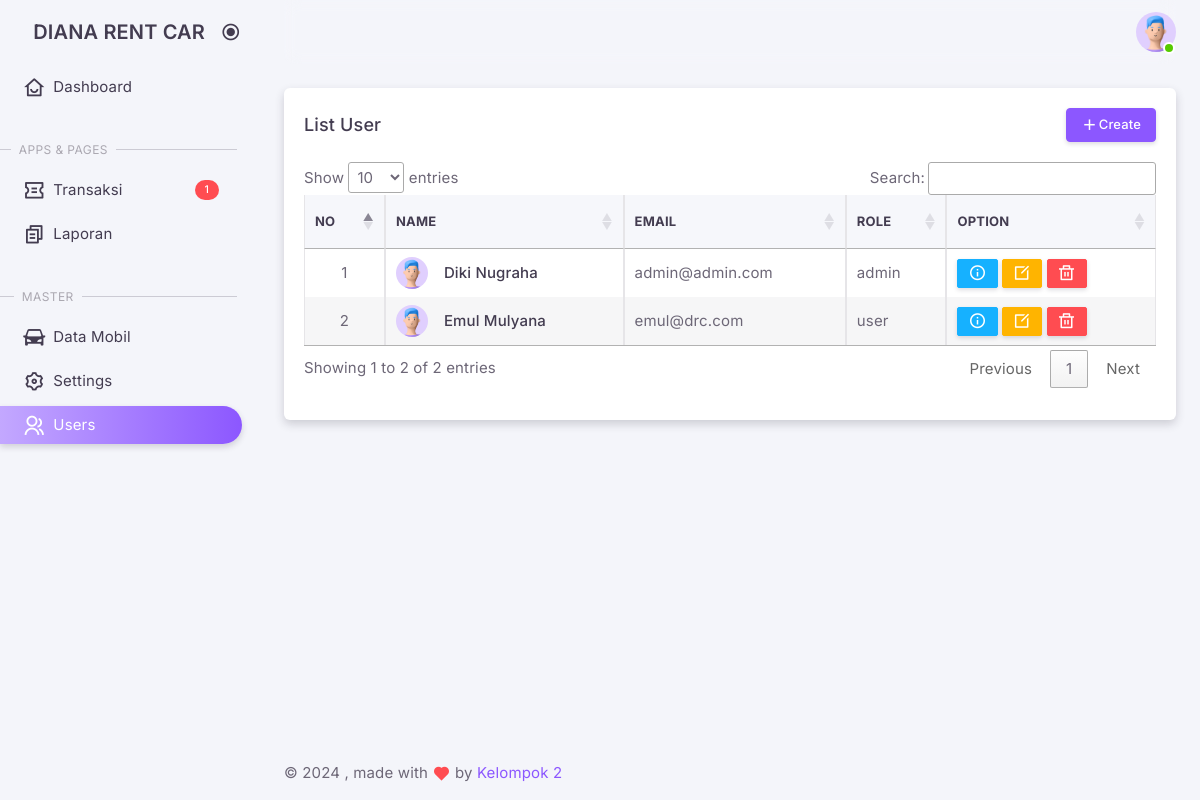
The page /admin/?views=user_list (signed in) on the database as committed earlier.
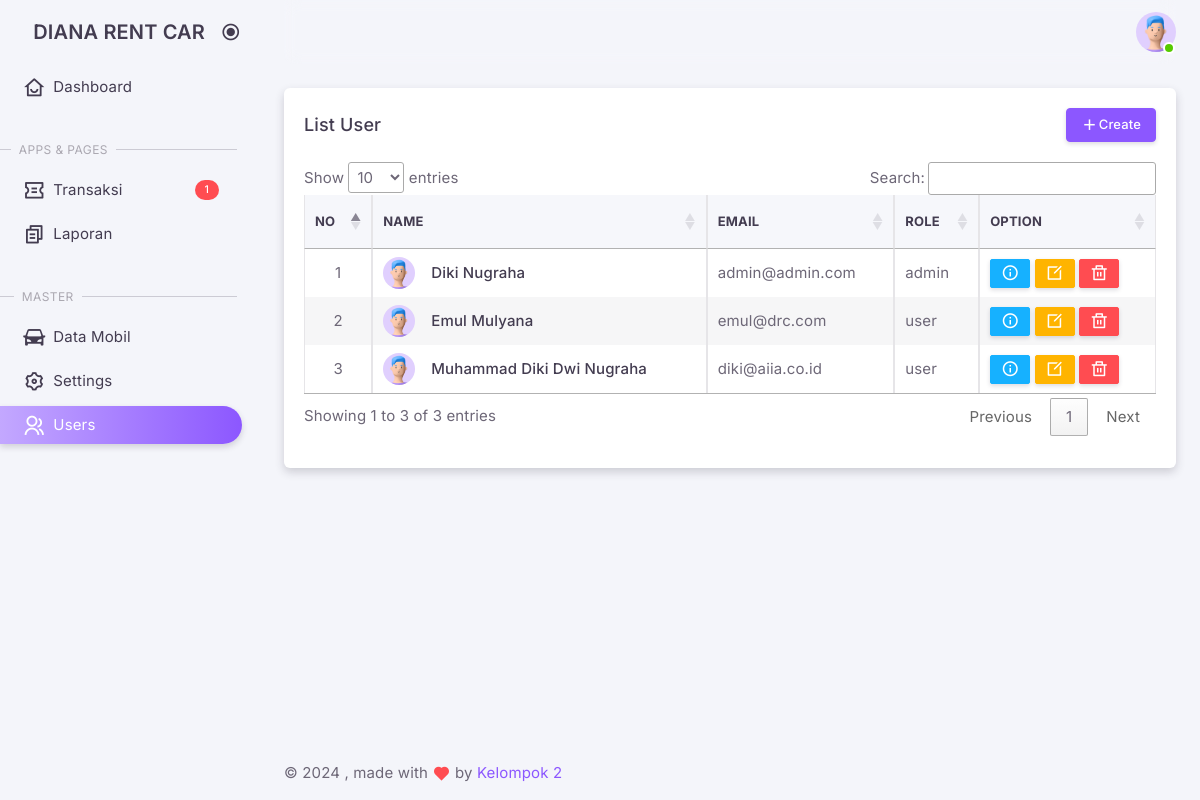
The same page on the database as committed later.
### tables this page shows
CREATE TABLE IF NOT EXISTS `users` (
  `id` int NOT NULL AUTO_INCREMENT,
  `uuid` varchar(40) NOT NULL,
  `name` varchar(100) NOT NULL,
  `email` varchar(100) NOT NULL,
  `phone_number` varchar(15) DEFAULT NULL,
  `role` enum('admin','driver','user') NOT NULL DEFAULT 'user',
  `password` varchar(255) NOT NULL,
  `code` varchar(50) DEFAULT NULL,
  `is_verified` int DEFAULT NULL,
  `created_at` timestamp NULL DEFAULT CURRENT_TIMESTAMP,
  `updated_at` timestamp NULL DEFAULT CURRENT_TIMESTAMP ON UPDATE CURRENT_TIMESTAMP,
  PRIMARY KEY (`id`),
  UNIQUE KEY `email` (`email`)
);

### classes/User.php (called while the page is built, shortened)
<?php
class User
{
    private $conn;
    private $table = 'users';
    public function __construct()
    {
        $db = new Database();
        $this->conn = $db->connect();
    }
    public function list()
    {
        $query = "SELECT * FROM " . $this->table;
        $stmt = $this->conn->query($query);
        return $stmt->fetchAll(PDO::FETCH_ASSOC);
    }
}

### classes/DatabaseExample.php (called while the page is built, shortened)
<?php
class Database
{
    private $host = 'localhost';
    private $db_name = 'dianarentcar';
    private $username = 'root';
    private $password = '';
    public function connect()
    {
        $this->conn = null;
        try {
            $this->conn = new PDO("mysql:host=" . $this->host . ";dbname=" . $this->db_name, $this->username, $this->password);
            $this->conn->setAttribute(PDO::ATTR_ERRMODE, PDO::ERRMODE_EXCEPTION);
        } catch (PDOException $e) {
            echo "Connection Error: " . $e->getMessage();
        }
        return $this->conn;
    }
}

### admin/pages/user/list.php (the view, shortened to what this page needs)
<?php
require_once '../classes/User.php';
$userModel = new User();
$users = $userModel->list();
$no = 1;
?>
<div class="container-xxl flex-grow-1 container-p-y">
    <div class="row gy-6">
        <div class="col-12">
            <div class="card overflow-hidden">
                <div class="card-header d-flex justify-content-between align-items-center">
                    <h5 class="mb-0">List User</h5>
                    <small class="text-body float-end">
                        <a href="?views=user_create" class="btn btn-primary btn-sm"><i class="ri-add-fill"></i>Create</a>
                    </small>
                </div>
                <div class="table-responsive" style="padding: 0 1.25rem 2rem 1.25rem;">
                    <table id="userTable" class="table table-bordered table-striped table-sm" width="100%">
                        <thead>
                            <tr>
                                <th>No</th>
                                <th>Name</th>
                                <th>Email</th>
                                <th>Role</th>
                                <th>Option</th>
                            </tr>
                        </thead>
                        <tbody>
                            <?php foreach ($users as $user): ?>
                                <tr>
                                    <td class="text-center"><?php echo $no++; ?></td>
                                    <td>
                                        <div class="d-flex align-items-center">
                                            <div class="avatar avatar-sm me-4">
                                                <img src="../assets/img/avatars/1.png" alt="Avatar" class="rounded-circle" />
                                            </div>
                                            <div>
                                                <h6 class="mb-0 text-truncate"><?php echo htmlspecialchars($user['name']); ?></h6>
                                            </div>
                                        </div>
                                    </td>
                                    <td><?php echo htmlspecialchars($user['email']); ?></td>
                                    <td><?php echo htmlspecialchars($user['role']); ?></td>
                                    <td>
                                        <a href="?views=user_detail&uuid=<?php echo urlencode($user['uuid']); ?>" class="btn btn-info btn-xs" data-toggle="tooltip"
                                            title="Detail">
                                            <i class="ri-information-line"></i>
                                        </a>
                                        <a href="index.php?views=user_edit&uuid=<?php echo urlencode($user['uuid']); ?>" class="btn btn-warning btn-xs" data-toggle="tooltip"
                                            title="Edit">
                                            <i class="ri-edit-box-line"></i>
                                        </a>
                                        <button type="button" class="btn btn-danger btn-xs" data-bs-toggle="modal" data-bs-target="#deleteModal"
                                            data-delete-url="../backend/user/delete.php?uuid=<?php echo urlencode($user['uuid']); ?>" data-toggle="tooltip"
                                            title="Delete">
                                            <i class="ri-delete-bin-line"></i>
                                        </button>
                                    </td>
                                </tr>
                            <?php endforeach; ?>
                        </tbody>
                    </table>
                </div>
            </div>
        </div>
    </div>
</div>

Rows that differ between the two databases and show on the page:
added users: name "Muhammad Diki Dwi Nugraha", email "diki@aiia.co.id", role "user"
Other text that changed with them:
text written by a page script: "Show entries Search: Showing 1 to 2 of 2 entries Previous 1 Next" → "Show entries Search: Showing 1 to 3 of 3 entries Previous 1 Next"
